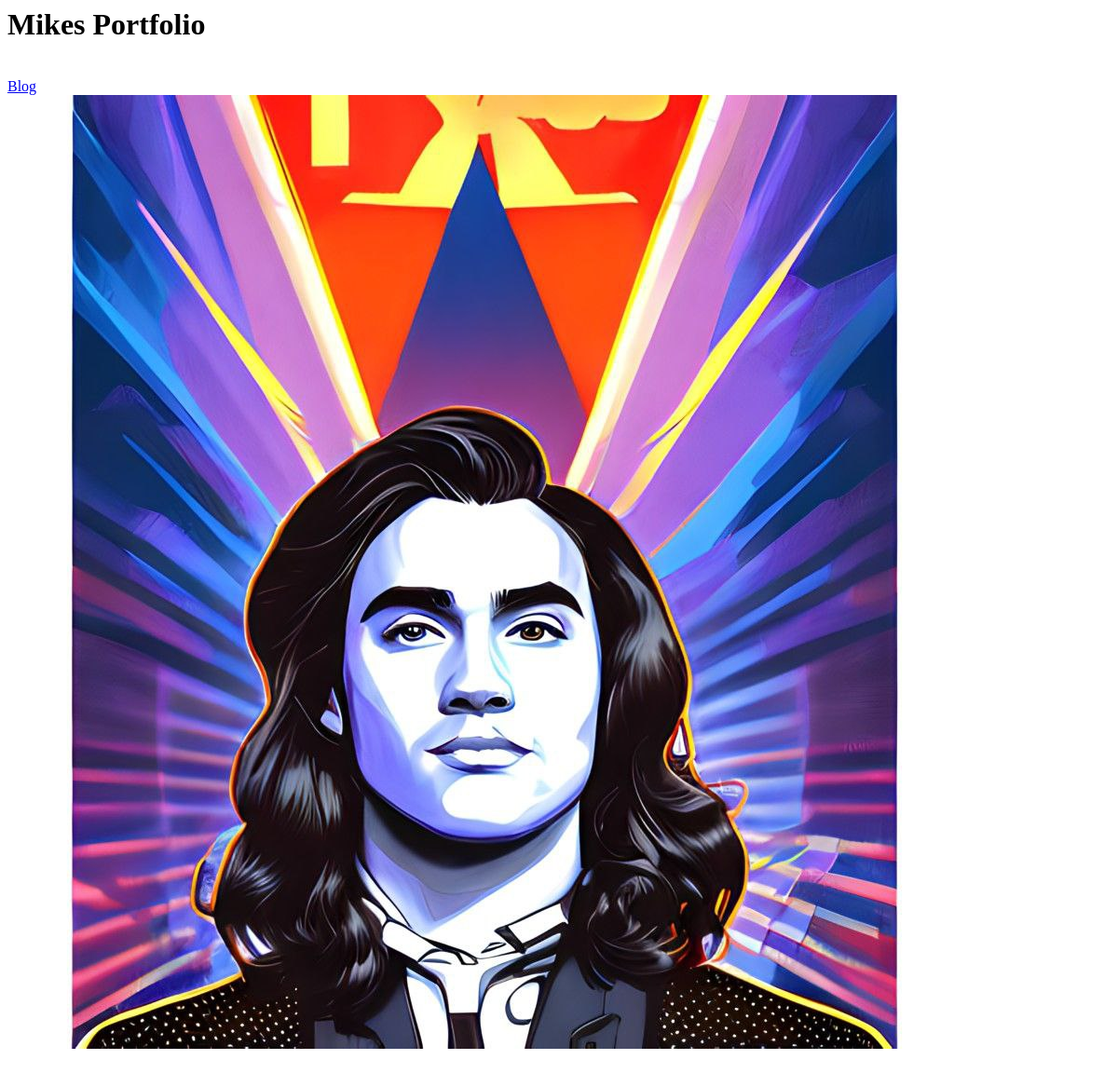
The app's page /, older data.
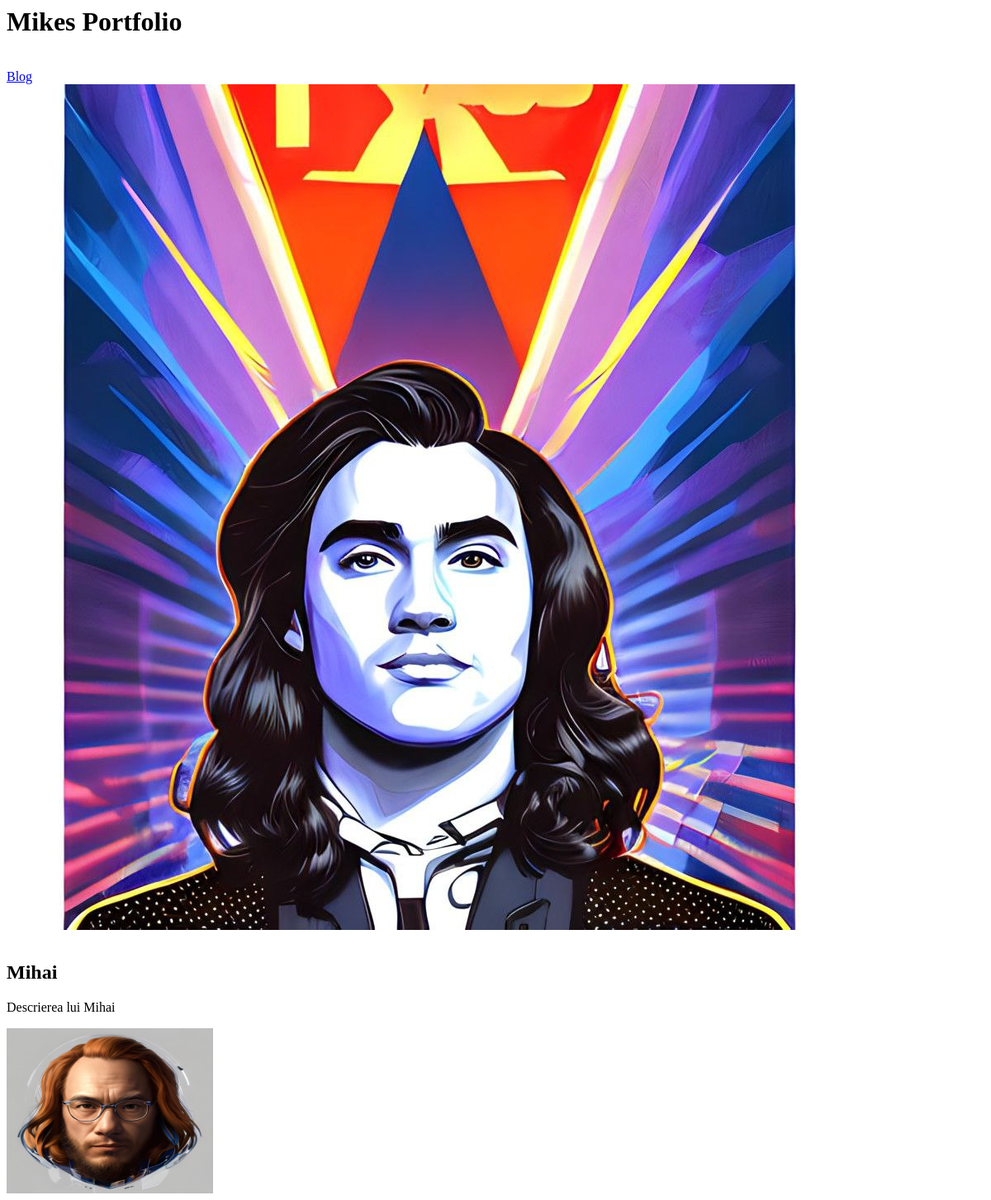
The same page, newer data.
### portfolio/models.py (models this page shows)
class Project(models.Model):
    title = models.CharField(max_length = 100)
    description = models.CharField(max_length = 250)
    blogImage = models.ImageField(upload_to='portfolio/blogImages/')
    url = models.URLField(blank=True)
    def __str__(self):
        return self.title

### portfolio/views.py (the view)
# urls.py: 2. Add a URL to urlpatterns:  path('', views.home, name='home')
def home(request):
    projects = Project.objects.all();
    return render(request, '../templates/portfolio/home.html', {'projects': projects})#To pass information to a template just type in brackets {'varName':keyVarName}

### portfolio/templates/portfolio/home.html (shortened to what this page needs)
{% load static %}
<h1>Mikes Portfolio</h1>
<a href="{%url 'blog:all_blogs'%}">Blog</a>
    <div style=""><img src="{%static 'portfolio/face_II.jpg'%}" alt="Another AI face portrait"></div>
    {% for project in projects %}
        <h2>{{project.title}}</h2>
        <p>{{project.description}}</p>
        <img src="{{project.blogImage.url}}" alt="Blog image" style=" width : 250px; height: 200px">
    {% endfor %}

Row changes from the older to the newer data that the page shows:
added Project: title "Mihai", description "Descrierea lui Mihai", blogImage (picture)
